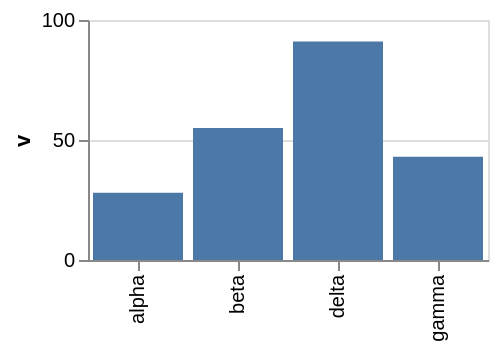

Write a Vega-Lite specification for this figure.
### Vega-Lite specification from a JSON file in a GitHub repository (floating-point values rounded to 4 significant figures)
{"$schema": "https://vega.github.io/schema/vega-lite/v6.json", "width": 200, "height": 120, "data": {"values": [{"c": "alpha", "v": 28, "w": 3, "t": "2024-01-07"}, {"c": "beta", "v": 55, "w": 7, "t": "2024-03-19"}, {"c": "gamma", "v": 43, "w": 5, "t": "2024-06-02"}, {"c": "delta", "v": 91, "w": 9, "t": "2024-09-11"}]}, "mark": "bar", "encoding": {"x": {"field": "c", "type": "nominal"}, "y": {"field": "v", "type": "quantitative"}}, "config": {"axisX": {"title": "Aa"}}}
